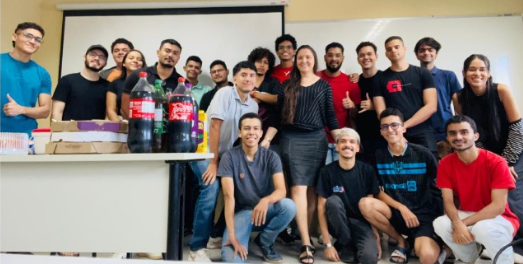
#> input picture kernels/image.png, 523 x 264 px
$ python -i sobel_comp.py   (imports and definitions only)   (older library calls are emulated)
#> lines starting #> are read from the running program, lines starting #| are printed output that depends on the picture
import cv2
import os
import numpy as np
import matplotlib.pyplot as plt

def comparar_filtros(caminho_imagem):
    # 1. Carrega em Escala de Cinza (0)
#> called with caminho_imagem = 'image.png'
    img = cv2.imread(caminho_imagem, 0)
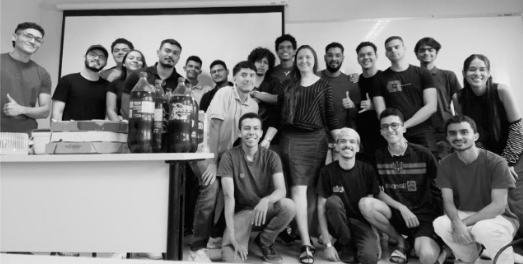
#> img: shape (264, 523); min 1, max 242, mean 123.2
    if img is None:
        print(f"Erro: Imagem '{caminho_imagem}' não encontrada.")
        return

    # 2. Definição Manual dos Kernels (O coração da diferença)

    # Prewitt (Pesos iguais: 1, 1, 1)
    k_prewitt_x = np.array([[-1, 0, 1], [-1, 0, 1], [-1, 0, 1]])
    k_prewitt_y = np.array([[-1, -1, -1], [0, 0, 0], [1, 1, 1]])

    # Sobel (Pesos Gaussianos: 1, 2, 1) -> Note o 2 no meio
    k_sobel_x = np.array([[-1, 0, 1], [-2, 0, 2], [-1, 0, 1]])
    k_sobel_y = np.array([[-1, -2, -1], [0, 0, 0], [1, 2, 1]])

    # 3. Aplicação (Usando float64 para precisão matemática)
    # Prewitt
    px = cv2.filter2D(img, cv2.CV_64F, k_prewitt_x)
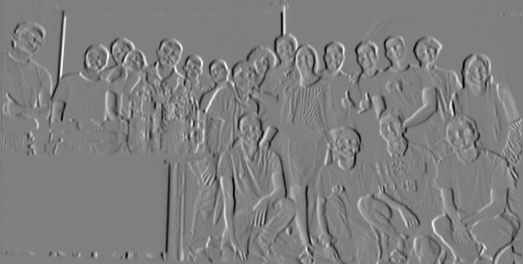
#> px: shape (264, 523) float64; min -573, max 570, mean -0.4; drawn with min black and max white
    py = cv2.filter2D(img, cv2.CV_64F, k_prewitt_y)
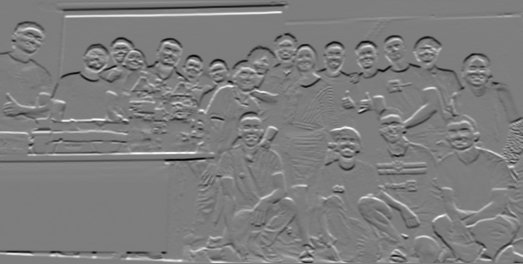
#> py: shape (264, 523) float64; min -567, max 580, mean 0; drawn with min black and max white
    mag_prewitt = np.sqrt(px**2 + py**2) # Pitágoras
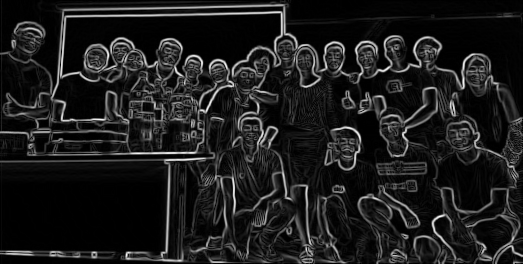
#> mag_prewitt: shape (264, 523) float64; min 0, max 595.5, mean 67.9; drawn with min black and max white

    # Sobel
    sx = cv2.filter2D(img, cv2.CV_64F, k_sobel_x)
    sy = cv2.filter2D(img, cv2.CV_64F, k_sobel_y)
    mag_sobel = np.sqrt(sx**2 + sy**2)   # Pitágoras

    # 4. Normalização (0-255) para visualização
    res_prewitt = cv2.normalize(mag_prewitt, None, 0, 255, cv2.NORM_MINMAX).astype(np.uint8)
    res_sobel = cv2.normalize(mag_sobel, None, 0, 255, cv2.NORM_MINMAX).astype(np.uint8)

    # 5. Visualização
    plt.figure(figsize=(12, 5))

    plt.subplot(1, 3, 1)
    plt.imshow(img, cmap='gray')
    plt.title("Original")
    plt.axis('off')

    plt.subplot(1, 3, 2)
    plt.imshow(res_prewitt, cmap='gray')
    plt.title("Prewitt (1,1,1)")
    plt.axis('off')

    plt.subplot(1, 3, 3)
    plt.imshow(res_sobel, cmap='gray')
    plt.title("Sobel (1,2,1)")
    plt.axis('off')

    plt.tight_layout()
    plt.show()

# --- CONFIGURAÇÃO ---
# Basta colocar o nome da sua imagem aqui:

CAMINHO_IMAGEM = f"{os.path.dirname(__file__)}/image.png"

# [1 line not run here, left out]

>>> result = comparar_filtros('image.png')

$ run again, on kernels/rosto.png
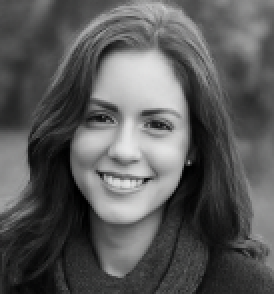
#> input picture kernels/rosto.png, 137 x 147 px (shown 2 times larger)
#> in comparar_filtros, `mag_prewitt = np.sqrt(px**2 + py**2)`:
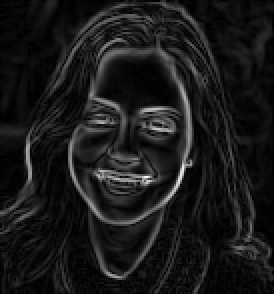
#> mag_prewitt: shape (147, 137) float64 (shown 2 times larger); min 0, max 501.2, mean 50.8; drawn with min black and max white
#> in comparar_filtros, `plt.show()`:
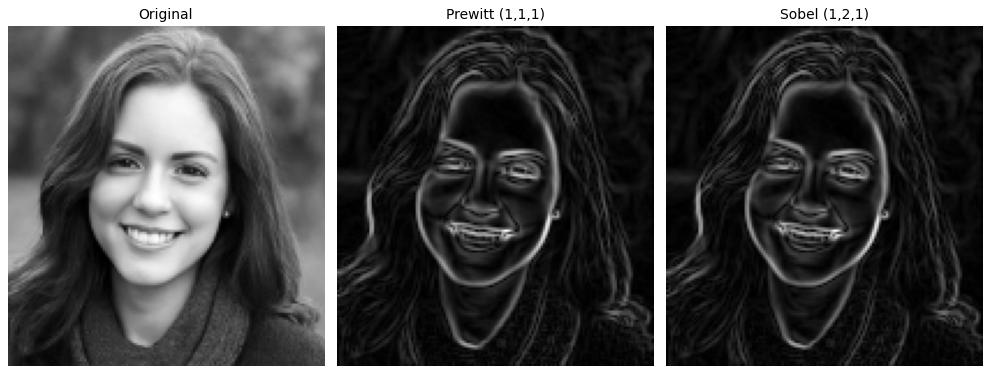
#> figure drawn by matplotlib, 3 panels
